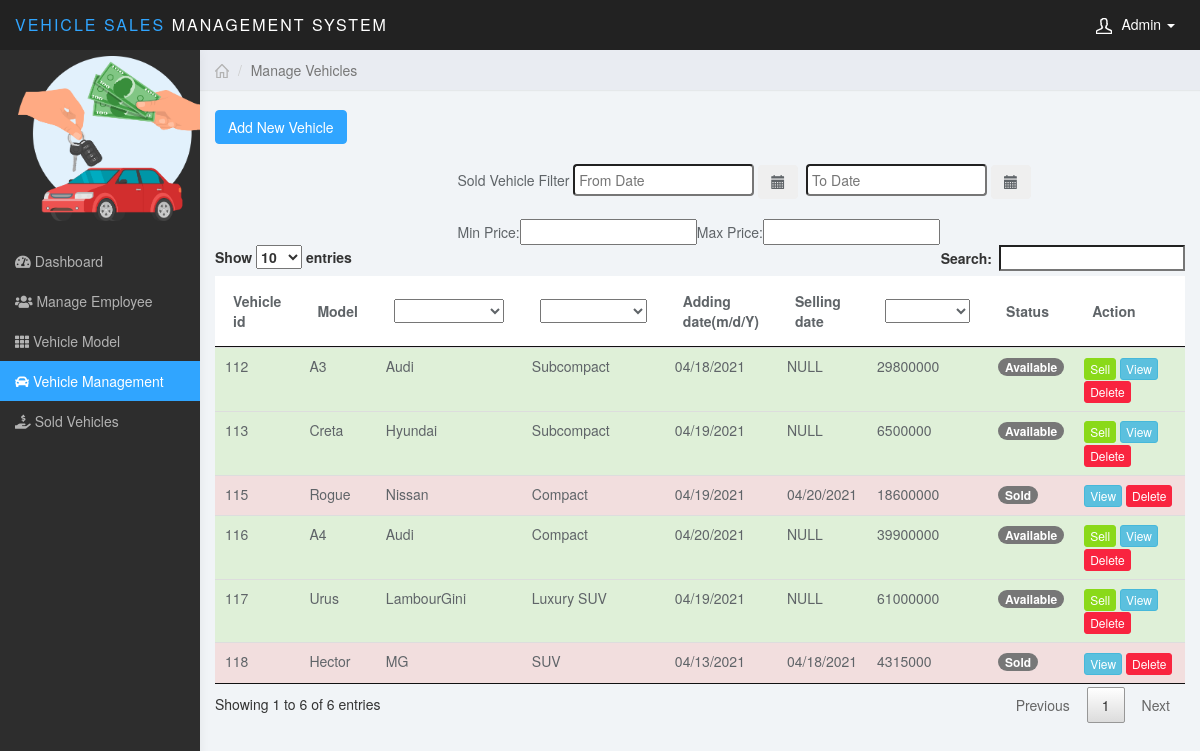
Screenshot of /vehicles.php (signed in) with the database file from the repository.
### tables this page shows
CREATE TABLE `users` (
  `u_id` int(11) NOT NULL,
  `su` int(11) DEFAULT '0',
  `u_email` varchar(100) NOT NULL,
  `f_name` varchar(100) NOT NULL,
  `l_name` varchar(100) NOT NULL,
  `u_bday` date NOT NULL,
  `u_position` varchar(100) NOT NULL,
  `u_type` varchar(100) NOT NULL,
  `u_pass` varchar(100) NOT NULL,
  `u_mobile` varchar(100) NOT NULL,
  `u_gender` varchar(30) NOT NULL,
  `u_address` varchar(100) NOT NULL,
  `s_question` varchar(100) DEFAULT NULL,
  `s_ans` varchar(100) DEFAULT NULL
);

CREATE TABLE `vehicle` (
  `v_id` int(11) NOT NULL,
  `manufacturer_name` varchar(100) NOT NULL,
  `model_name` varchar(100) NOT NULL,
  `category` varchar(100) NOT NULL,
  `b_price` double NOT NULL,
  `s_price` double DEFAULT NULL,
  `mileage` double NOT NULL,
  `add_date` date NOT NULL,
  `sold_date` date DEFAULT NULL,
  `status` varchar(40) NOT NULL,
  `registration_year` int(11) NOT NULL,
  `insurance_id` int(11) DEFAULT NULL,
  `gear` varchar(100) NOT NULL,
  `doors` int(11) NOT NULL,
  `seats` int(11) NOT NULL,
  `tank` float NOT NULL,
  `image` varchar(400) DEFAULT NULL,
  `e_no` varchar(40) NOT NULL,
  `c_no` varchar(40) NOT NULL,
  `u_id` int(11) DEFAULT NULL,
  `v_color` varchar(20) DEFAULT NULL
);

### vehicles.php (the view, shortened to what this page needs)
<?php $page='vehicles'; include("header.php");?>
<?php $res=mysql_query("SELECT * FROM vehicle");
?>
<html>
<body>
 <div class="col-sm-9 col-sm-offset-3 col-lg-10 col-lg-offset-2 main">
     <div class="row">
			<ol class="breadcrumb">
				<li><a href="#"><svg class="glyph stroked home"><use xlink:href="#stroked-home"></use></svg></a></li>
				<li class="active">Manage Vehicles</li>
			</ol>
	</div>
		<div class="row"><br>
			<div class="col-lg-12">
				<a data-toggle="modal" data-target="#insert" href="#" class="btn btn-primary">Add New Vehicle</a><br><br>
			</div>
		</div>
		<div style="padding-left: 25%">
		<div style="display:inline">Sold Vehicle Filter</div>
			<div class="input-append date datepicker divDatePicker inline" id="datepicker" style="margin:0px;padding:0px;display:inline">
			<input type="text" class="datepicker input-small validation rightBorderNone otherTabs" id="fromDate" name="displayDate" placeholder="From Date" />
			<button class="btn leftBorderNone" type="button"><i class="glyphicon glyphicon-calendar"></i></button>
			</div>
		<div class="input-append date datepicker divDatePicker inline" id="datepicker" style="margin:0px;padding:0px;padding-left:4px;;display:inline">
        <input type="text" placeholder="To Date" class="datepicker input-small validation rightBorderNone otherTabs" id="toDate" name="displayDate" />
        <button class="btn leftBorderNone" type="button"><i class="glyphicon glyphicon-calendar"></i></button>
		</div>
		<br><br>
		<table >
        <tbody>
			<tr>
            <td>    Min Price:</td>
            <td><input type="text" id="min" name="min"></td>
			 <td>   Max Price:</td>
            <td><input type="text" id="max" name="max"></td>
			</tr>
		</tbody>
		</table>
		</div>
		 <table id="example" class="table table-striped table-hover" cellspacing="0" width="100%">
        <thead>
             <tr>
                <th>Vehicle id</th>
                <th>Model</th>
                <th>Manufacturer</th>
                <th>Category</th>
                <th>Adding date(m/d/Y)</th>
                <th>Selling date</th>
                <th>Buying</th>
                <th>Status</th>
                <th>Action</th>
            </tr>
        </thead>
        <tbody>
             <?php
            while ($vehicle = mysql_fetch_assoc($res)) { ?>
              <tr class="<?php if($vehicle['status']!="Available") echo 'danger'; else echo 'success';?>">
                <td><?php echo $vehicle['v_id']; ?></td>
                <td><?php echo $vehicle['model_name']; ?></td>
                <td><?php echo $vehicle['manufacturer_name']; ?></td>
                <td><?php echo $vehicle['category']; ?></td>
                <td><?php $date = new DateTime($vehicle['add_date']); echo $date->format('m/d/Y'); ?></td>
                <td><?php if($vehicle['sold_date']=== NULL){ echo 'NULL'; }else{ $date = new DateTime($vehicle['sold_date']); echo $date->format('m/d/Y'); }?></td>
                <td><?php echo $vehicle['b_price']; ?></td>
                <td><span class="badge badge-dark"><?php echo $vehicle['status']; ?></span></td>
                <td width=200px>
					<a href="sell.php?id=<?php echo $vehicle['v_id']; ?>" class="btn btn-success btn-xs"<?php if($vehicle['status']!="Available") echo 'style="display:none"';  ?>>Sell</a>
                    <a data-toggle="modal" data-target="#myModal" href="<?php if($vehicle['status']!="Available"){ echo 'Actions.php?action=vs_view&id=';} else{ echo 'Actions.php?action=v_view&id='; }?><?php echo $vehicle['v_id']; ?>" class="btn btn-info btn-xs" >View</a>
                    <a href="Actions.php?action=v_delete&id=<?php echo $vehicle['v_id']; ?>" class="btn btn-danger btn-xs" <?php if($userRow['u_type']!="Admin"){echo 'style="display:none"';} ?>  >Delete</a>
				</td>
            </tr>
            <?php } ?>
        </tbody>
    </table>
	 </div>
</body>
</html>

### header.php (shortened to what this page needs)
<?php
$res=mysql_query("SELECT * FROM users WHERE u_id=".$_SESSION['user']);
$userRow=mysql_fetch_array($res);
?>
<!DOCTYPE html>
<html>
<head>
<link href="css/bootstrap.min.css" rel="stylesheet">
<link href="css/datepicker3.css" rel="stylesheet">
<link href="css/styles.css" rel="stylesheet">
<link href="scripts/jtable/themes/lightcolor/blue/jtable.css" rel="stylesheet" type="text/css" />
<link href="css/jquery.dataTables.min.css" rel="stylesheet" type="text/css" />
<link rel="stylesheet" href="https://pro.fontawesome.com/releases/v5.10.0/css/all.css"/>
<link href="css/custom.css" rel="stylesheet">
</head>
<body>
	<nav class="navbar navbar-inverse navbar-fixed-top" role="navigation">
		<div class="container-fluid">
			<div class="navbar-header">
				<a class="navbar-brand" href="dashboard.php"><span> Vehicle Sales</span> Management System</a>
				<ul class="user-menu">
					<li class="dropdown pull-right">
						<a href="#" class="dropdown-toggle" data-toggle="dropdown"><svg class="glyph stroked male-user"><use xlink:href="#stroked-male-user"></use></svg><?php echo $userRow['f_name']; ?> <span class="caret"></span></a>
					</li>
				</ul>
			</div>
		</div>
	</nav>
	<div id="sidebar-collapse" class="col-sm-3 col-lg-2 sidebar">
		<div>
		<a class="nav menu" href="#">
                    <img src="img/lg3.png" alt="" height="165" width="190" style="margin-left: 9%; margin-top: 3%; "></a>
		<br></div>
		<ul class="nav menu side-nav">
			<li class="<?php if($page=='dash'){ echo 'active'; }?>"><a href="index.php"><i class="fas fa-tachometer-alt"></i> Dashboard</a></li>
			<?php
		if($userRow['u_type']=="Admin")
			if($page=='emp'){
				echo '<li class="active"><a href="manage_employee.php"><i class="fas fa-users"></i> Manage Employee</a></li>';
			} else {
				echo '<li><a href="manage_employee.php"><i class="fas fa-users"></i> Manage Employee</a></li>';
			}
		?>
			<li class="<?php if($page=='model'){ echo 'active'; }?>"><a href="model.php"><i class="fas fa-th"></i> Vehicle Model</a></li>
			<li class="<?php if($page=='vehicles'){ echo 'active'; }?>"><a href="vehicles.php"><i class="fas fa-car"></i> Vehicle Management</a></li>
			<li class="<?php if($page=='sold'){ echo 'active'; }?>"><a href="sold.php"><i class="fas fa-hand-holding-usd"></i> Sold Vehicles</a></li>
		</ul>
	</div>
</body>
</html>

### css/datepicker3.css (style rules this page uses)
.datepicker { padding: 4px; border-radius: 4px; direction: ltr; }

### css/styles.css (style rules this page uses)
body { background: #f1f4f7; padding-top: 50px; color: #5f6468; }
a, a:hover, a:focus { color: #b3b3b3; }
.navbar-header .navbar-brand { color: #fff; font-size: 16px; text-transform: uppercase; font-weight: 500; letter-spacing: 2px; }
.navbar-header .navbar-brand span { color: #30a5ff; }
.btn-primary, .btn-primary:hover, .btn-primary:focus, .btn-primary:active, .btn-primary.active, .open > .dropdown-toggle.btn-primary, .btn-primary.disabled, .btn-primary[disabled], fieldset[disabled] .btn-primary, .btn-primary.disabled:hover, .btn-primary[disabled]:hover, fieldset[disabled] .btn-primary:hover, .btn-primary.disabled:focus, .btn-primary[disabled]:focus, fieldset[disabled] .btn-primary:focus, .btn-primary.disabled:active, .btn-primary[disabled]:active, fieldset[disabled] .btn-primary:active, .btn-primary.disabled.active, .btn-primary[disabled].active, fieldset[disabled] .btn-primary.active { background-color: #30a5ff; border-color: #30a5ff; }
.btn-success, .btn-success:hover, .btn-success:focus, .btn-success:active, .btn-success.active, .open > .dropdown-toggle.btn-success, .btn-success.disabled, .btn-success[disabled], fieldset[disabled] .btn-success, .btn-success.disabled:hover, .btn-success[disabled]:hover, fieldset[disabled] .btn-success:hover, .btn-success.disabled:focus, .btn-success[disabled]:focus, fieldset[disabled] .btn-success:focus, .btn-success.disabled:active, .btn-success[disabled]:active, fieldset[disabled] .btn-success:active, .btn-success.disabled.active, .btn-success[disabled].active, fieldset[disabled] .btn-success.active { background-color: #8ad919; border-color: #8ad919; }
.btn-danger, .btn-danger:hover, .btn-danger:focus, .btn-danger:active, .btn-danger.active, .open > .dropdown-toggle.btn-danger, .btn-danger.disabled, .btn-danger[disabled], fieldset[disabled] .btn-danger, .btn-danger.disabled:hover, .btn-danger[disabled]:hover, fieldset[disabled] .btn-danger:hover, .btn-danger.disabled:focus, .btn-danger[disabled]:focus, fieldset[disabled] .btn-danger:focus, .btn-danger.disabled:active, .btn-danger[disabled]:active, fieldset[disabled] .btn-danger:active, .btn-danger.disabled.active, .btn-danger[disabled].active, fieldset[disabled] .btn-danger.active { background-color: #f9243f; border-color: #f9243f; }
.navbar { border: 0; }
.user-menu { display: inline-block; margin-top: 14px; margin-right: 10px; float: right; list-style: none; padding: 0; }
.user-menu a { color: #fff; }
.sidebar { display: block; background-color: #fff; padding: 0; display: none; }
@media (min-width: 768px) { .sidebar { display: block; position: fixed; top: 50px; bottom: 0; left: 0; z-index: 1000; display: block; margin: 0; padding: 0; overflow-x: hidden; overflow-y: auto; background-color: #fff; box-shadow: 1px 0px 10px rgba(0, 0, 0, 0.05); } }
@media (min-width: 768px) { .navbar-header { width: 100%; } }
.sidebar ul.nav .active a, .sidebar ul.nav li.parent a.active, .sidebar ul.nav .active > a:hover, .sidebar ul.nav li.parent a.active:hover, .sidebar ul.nav .active > a:focus, .sidebar ul.nav li.parent a.active:focus { color: #fff; background-color: #30a5ff; }
.breadcrumb { border-radius: 0; padding: 10px 15px; background: #e9ecf2; box-shadow: 0 1px 1px rgba(0, 0, 0, 0.05); margin: 0; }
.table { background: #fff; }
.table > thead > tr > th { border-bottom: 1px solid #e6e7e8; vertical-align: middle; height: 50px; }
.sidebar .glyph, .user-menu .glyph { height: 16px; width: 16px; margin: 0 10px 0 0; stroke-width: 3px; }
.user-menu .glyph { stroke-width: 4px; }
.breadcrumb .glyph { height: 14px; width: 14px; margin: -2px 0 0 0; stroke-width: 4px; }

### css/custom.css (style rules this page uses)
@media (min-width: 768px) { .sidebar { display: block; position: fixed; top: 50px; bottom: 0; left: 0; z-index: 1000; display: block; margin: 0; padding: 0; overflow-x: hidden; overflow-y: auto; background-color: #2D2D2D!important; box-shadow: 1px 0px 10px rgba(0, 0, 0, .05); } }
@media (min-width: 768px) { .navbar-header { width: 100%; } }

### rows the page displays
users: f_name "Admin"
vehicle: v_id "112", model_name "A3", manufacturer_name "Audi", category "Subcompact", add_date "04/18/2021", shows "NULL", b_price "29800000", status "Available"
vehicle: v_id "113", model_name "Creta", manufacturer_name "Hyundai", category "Subcompact", add_date "04/19/2021", shows "NULL", b_price "6500000", status "Available"
vehicle: v_id "115", model_name "Rogue", manufacturer_name "Nissan", category "Compact", add_date "04/19/2021", sold_date "04/20/2021", b_price "18600000", status "Sold"
vehicle: v_id "116", model_name "A4", manufacturer_name "Audi", category "Compact", add_date "04/20/2021", shows "NULL", b_price "39900000", status "Available"
vehicle: v_id "117", model_name "Urus", manufacturer_name "LambourGini", category "Luxury SUV", add_date "04/19/2021", shows "NULL", b_price "61000000", status "Available"
vehicle: v_id "118", model_name "Hector", manufacturer_name "MG", category "SUV", add_date "04/13/2021", sold_date "04/18/2021", b_price "4315000", status "Sold"
